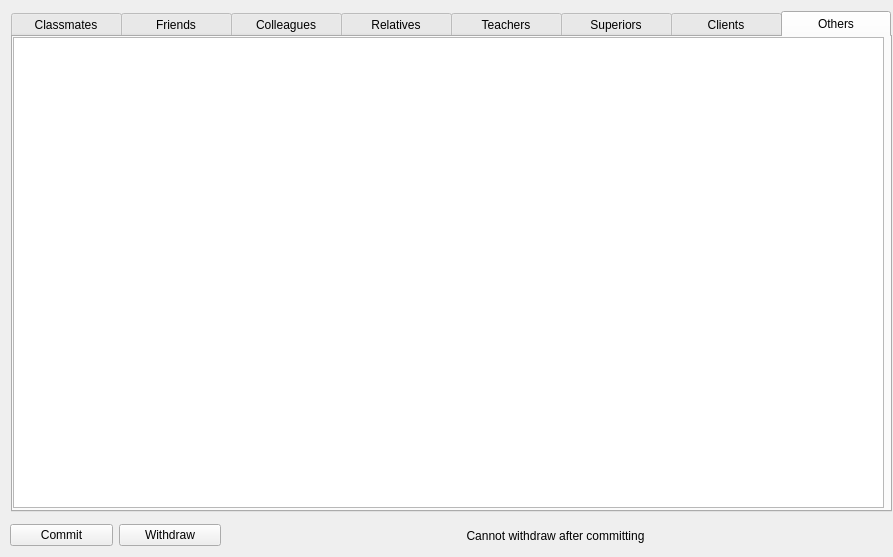
<?xml version="1.0" encoding="UTF-8"?>
<ui version="4.0">
 <class>EditWindow</class>
 <widget class="QWidget" name="EditWindow">
  <property name="geometry">
   <rect>
    <x>0</x>
    <y>0</y>
    <width>893</width>
    <height>557</height>
   </rect>
  </property>
  <property name="windowTitle">
   <string>Form</string>
  </property>
  <widget class="QTabWidget" name="tabWidget">
   <property name="enabled">
    <bool>true</bool>
   </property>
   <property name="geometry">
    <rect>
     <x>11</x>
     <y>11</y>
     <width>881</width>
     <height>501</height>
    </rect>
   </property>
   <property name="styleSheet">
    <string notr="true">QTabBar::tab{width:110}</string>
   </property>
   <property name="currentIndex">
    <number>7</number>
   </property>
   <widget class="QWidget" name="classmatestab">
    <attribute name="title">
     <string>Classmates</string>
    </attribute>
    <widget class="QTableView" name="classmatesTable">
     <property name="geometry">
      <rect>
       <x>0</x>
       <y>0</y>
       <width>871</width>
       <height>471</height>
      </rect>
     </property>
    </widget>
   </widget>
   <widget class="QWidget" name="friendstab">
    <attribute name="title">
     <string>Friends</string>
    </attribute>
    <widget class="QTableView" name="friendsTable">
     <property name="geometry">
      <rect>
       <x>0</x>
       <y>0</y>
       <width>871</width>
       <height>471</height>
      </rect>
     </property>
    </widget>
   </widget>
   <widget class="QWidget" name="colleaguestab">
    <attribute name="title">
     <string>Colleagues</string>
    </attribute>
    <widget class="QTableView" name="colleaguesTable">
     <property name="geometry">
      <rect>
       <x>0</x>
       <y>0</y>
       <width>871</width>
       <height>471</height>
      </rect>
     </property>
    </widget>
   </widget>
   <widget class="QWidget" name="relativestab">
    <attribute name="title">
     <string>Relatives</string>
    </attribute>
    <widget class="QTableView" name="relativesTable">
     <property name="geometry">
      <rect>
       <x>0</x>
       <y>0</y>
       <width>871</width>
       <height>471</height>
      </rect>
     </property>
    </widget>
   </widget>
   <widget class="QWidget" name="teacherstab">
    <attribute name="title">
     <string>Teachers</string>
    </attribute>
    <widget class="QTableView" name="teachersTable">
     <property name="geometry">
      <rect>
       <x>0</x>
       <y>0</y>
       <width>871</width>
       <height>471</height>
      </rect>
     </property>
    </widget>
   </widget>
   <widget class="QWidget" name="superiorstab">
    <attribute name="title">
     <string>Superiors</string>
    </attribute>
    <widget class="QTableView" name="superiorsTable">
     <property name="geometry">
      <rect>
       <x>0</x>
       <y>0</y>
       <width>871</width>
       <height>471</height>
      </rect>
     </property>
    </widget>
   </widget>
   <widget class="QWidget" name="clientstab">
    <attribute name="title">
     <string>Clients</string>
    </attribute>
    <widget class="QTableView" name="clientsTable">
     <property name="geometry">
      <rect>
       <x>0</x>
       <y>0</y>
       <width>871</width>
       <height>471</height>
      </rect>
     </property>
    </widget>
   </widget>
   <widget class="QWidget" name="otherstab">
    <attribute name="title">
     <string>Others</string>
    </attribute>
    <widget class="QTableView" name="othersTable">
     <property name="geometry">
      <rect>
       <x>0</x>
       <y>0</y>
       <width>871</width>
       <height>471</height>
      </rect>
     </property>
    </widget>
   </widget>
  </widget>
  <widget class="QLabel" name="hintlabel">
   <property name="geometry">
    <rect>
     <x>230</x>
     <y>520</y>
     <width>651</width>
     <height>31</height>
    </rect>
   </property>
   <property name="text">
    <string>Cannot withdraw after committing</string>
   </property>
   <property name="alignment">
    <set>Qt::AlignCenter</set>
   </property>
  </widget>
  <widget class="QWidget" name="">
   <property name="geometry">
    <rect>
     <x>10</x>
     <y>520</y>
     <width>211</width>
     <height>30</height>
    </rect>
   </property>
   <layout class="QHBoxLayout" name="horizontalLayout">
    <item>
     <widget class="QPushButton" name="commitButton">
      <property name="sizePolicy">
       <sizepolicy hsizetype="Expanding" vsizetype="Fixed">
        <horstretch>0</horstretch>
        <verstretch>0</verstretch>
       </sizepolicy>
      </property>
      <property name="text">
       <string>Commit</string>
      </property>
     </widget>
    </item>
    <item>
     <widget class="QPushButton" name="withdrawButtion">
      <property name="sizePolicy">
       <sizepolicy hsizetype="Expanding" vsizetype="Fixed">
        <horstretch>0</horstretch>
        <verstretch>0</verstretch>
       </sizepolicy>
      </property>
      <property name="text">
       <string>Withdraw</string>
      </property>
     </widget>
    </item>
   </layout>
  </widget>
 </widget>
 <resources/>
 <connections/>
</ui>
